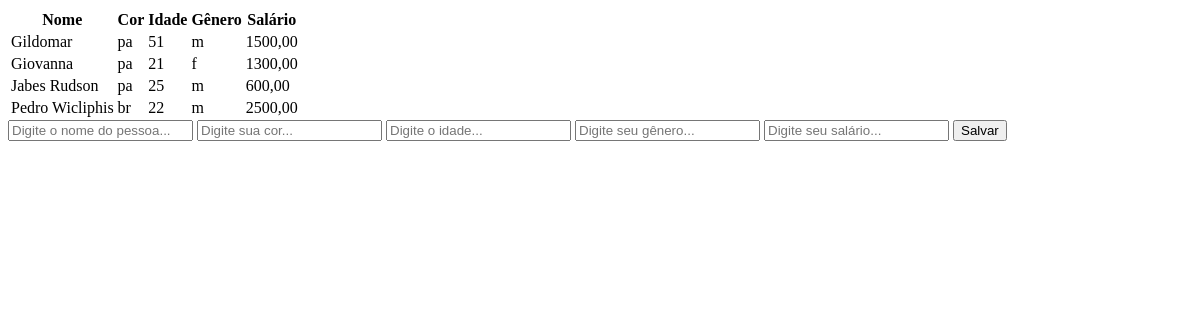
The page /pessoas/ on the database as committed earlier.
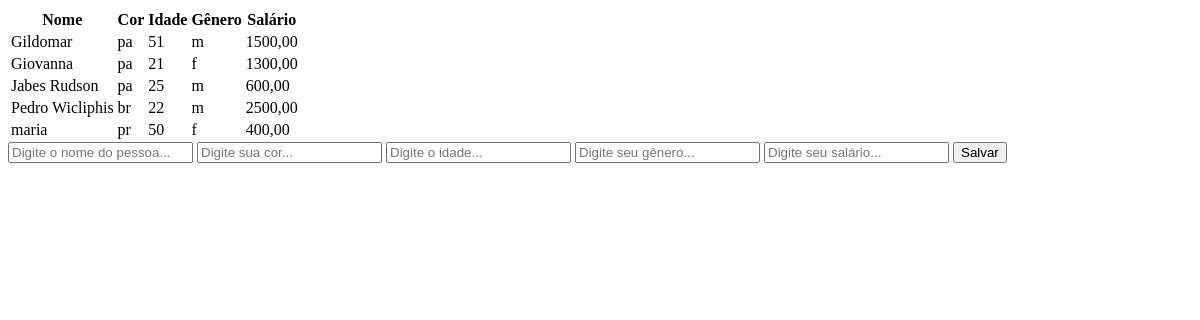
The same page on the database as committed later.
### core/models.py (models this page shows, shortened)
class Pessoa(models.Model):
    nome = models.CharField(max_length=60)
    cor = models.CharField(max_length=2)
    idade = models.IntegerField()
    genero = models.CharField(max_length=1)
    salario = models.DecimalField(max_digits=10, decimal_places=2)

### core/views.py (the view)
# urls.py: path('pessoas/', views.lista_pessoas),
def lista_pessoas(request):
    pessoas = Pessoa.objects.all()
    return render(request,'pessoas.html',{'pessoas': pessoas} )

### core/templates/pessoas.html (shortened to what this page needs)
<!DOCTYPE html>
<html lang="pt-br">
<head>
</head>
<body>
     <table class="table">
        <tr>
            <th>Nome</th>
            <th>Cor</th>
            <th>Idade</th>
            <th>Gênero</th>
            <th>Salário</th>
        </tr>
        {% for pessoa in pessoas %}
        <tr>
            <td>{{pessoa.nome}}</td>
            <td>{{pessoa.cor}}</td>
            <td>{{pessoa.idade}}</td>
            <td>{{pessoa.genero}}</td>
            <td>{{pessoa.salario}}</td>
        </tr>
        {% endfor %}
    </table>
     <form action="{% url 'cadastrar_pessoa' %}" method="post">
        <input type="text" placeholder="Digite o nome do pessoa..." name="nome_pessoa">
        <input type="text" placeholder="Digite sua cor..." name="cor">
        <input type="number" placeholder="Digite o idade..." name="idade" step="0.01">
        <input type="text" placeholder="Digite seu gênero..." name="genero">
        <input type="number" step="0.01" placeholder="Digite seu salário..." name="salario">
        <button type="submit" class="btn btn-primary">Salvar</button>
    </form>
</body>
</html>

Rows that differ between the two databases and show on the page:
added Pessoa: nome "maria", cor "pr", idade "50", genero "f", salario "400,00"
